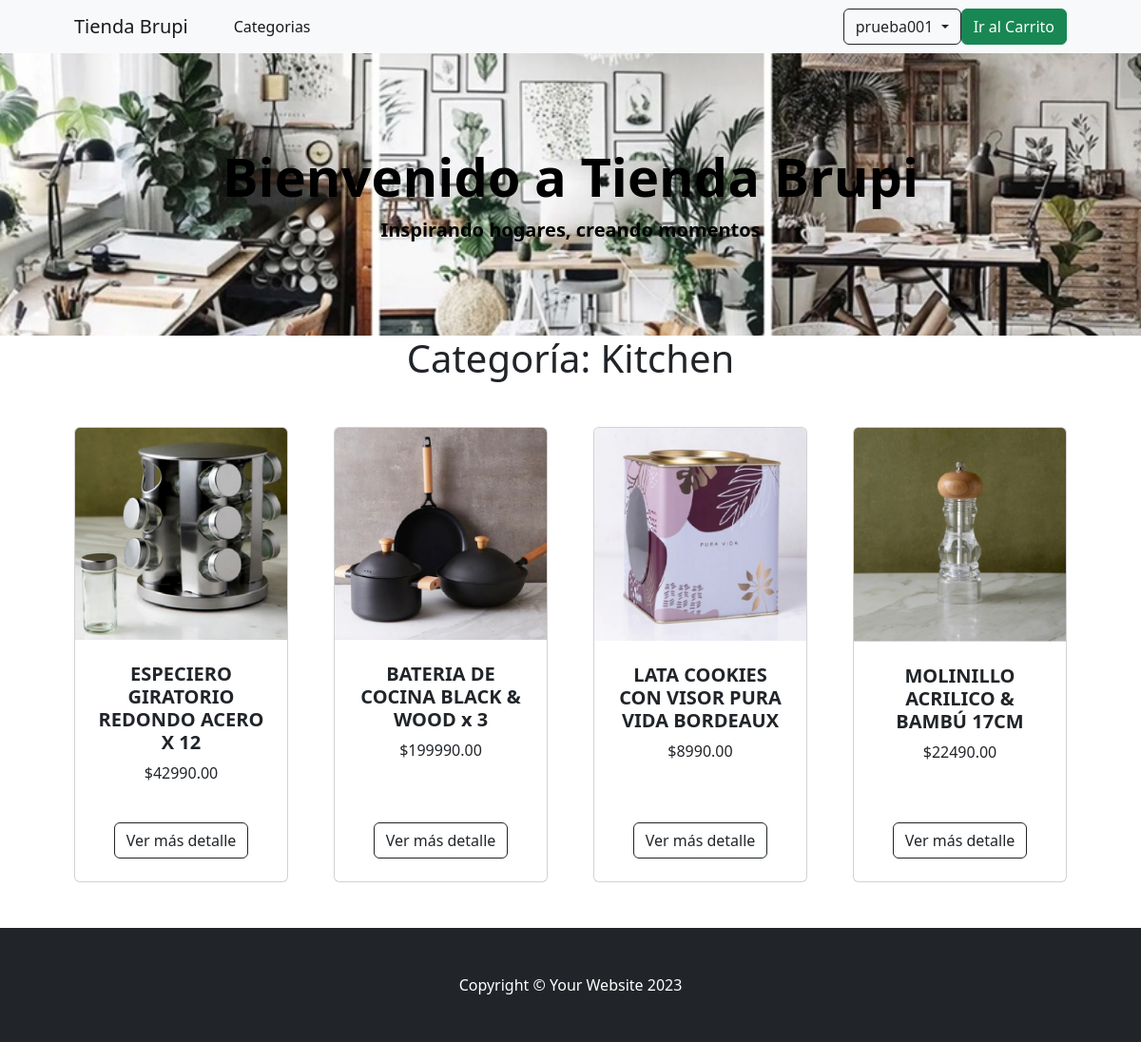
The page /AppProducto/categoria/Kitchen/ (signed in) on the database its author committed.
### AppProducto/models.py (models this page shows, shortened)
class Producto(models.Model):
    cod = models.CharField(max_length=20, unique=True)
    categoria = models.CharField(max_length=50)
    nombre = models.CharField(max_length=100)
    precio = models.DecimalField(max_digits=10, decimal_places=2)
    descripcion = models.TextField(blank=True)
    stock = models.PositiveIntegerField()
    imagen = models.ImageField(upload_to='productos/', blank=True, null=True)

### AppProducto/views.py (the view)
# urls.py: path('categoria/<str:categoria_nombre>/', views.productos_por_categoria, name='productos_por_categoria'),
def productos_por_categoria(request, categoria_nombre):
    productos = Producto.objects.filter(categoria__iexact=categoria_nombre)
    return render(request, 'AppCliente/catkitchen.html', {
        'productos': productos,
        'categoria': categoria_nombre.capitalize()
    })

### AppCliente/Template/AppCliente/catkitchen.html
{% extends "AppCliente/padre.html" %}
{% load static %}
{% block contenido %}
<h1 class="text-center">Categoría: {{ categoria }}</h1>
<div class="container px-4 px-lg-5 mt-5">
    <div class="row gx-4 gx-lg-5 row-cols-2 row-cols-md-3 row-cols-xl-4 justify-content-center">
        {% for producto in productos %}
        <div class="col mb-5">
            <div class="card h-100">
                <img class="card-img-top" src="{% static 'AppCliente/assets/img/'|add:producto.cod|add:'.jpg' %}" alt="{{ producto.nombre }}" />
                <div class="card-body p-4">
                    <div class="text-center">
                        <h5 class="fw-bolder">{{ producto.nombre }}</h5>
                        <p>${{ producto.precio }}</p>
                    </div>
                </div>
                <div class="card-footer p-4 pt-0 border-top-0 bg-transparent">
                    <div class="text-center">
                        <a class="btn btn-outline-dark mt-auto" href="{% url 'vista_productos' producto.id %}"> Ver más detalle</a>
                    </div>
                </div>
            </div>
        </div>
        {% empty %}
        <p class="text-center">No hay productos en esta categoría.</p>
        {% endfor %}
    </div>
</div>
{% endblock %}

### AppCliente/Template/AppCliente/padre.html (shortened to what this page needs)
<!DOCTYPE html>
<html lang="en">
    <head>
        {% load static %}
        <link href="https://cdn.jsdelivr.net/npm/bootstrap-icons@1.5.0/font/bootstrap-icons.css" rel="stylesheet" />
        <link href="{% static 'AppCliente/css/styles.css' %}" rel="stylesheet" />
    </head>
    <body>
        <nav class="navbar navbar-expand-lg navbar-light bg-light">
            <div class="container px-4 px-lg-5">
                <a class="navbar-brand" href="{% url 'inicioprin' %}">Tienda Brupi</a>
                <div class="collapse navbar-collapse" id="navbarSupportedContent">
                    <ul class="navbar-nav me-auto mb-2 mb-lg-0 ms-lg-4">
                        {% if request.user.is_authenticated %}
                        <li class="nav-item"><a class="nav-link active" aria-current="page" href="{% url 'categoria' %}">Categorias</a></li>
                        {% endif %}
                    </ul>
                    {% if request.user.is_authenticated %}
                    <div class="dropdown">
                        <button class="btn btn-outline-dark dropdown-toggle" type="button" id="userDropdown" data-bs-toggle="dropdown" aria-expanded="false">
                        {{ request.user.username }}
                        </button>
                    </div>
                    {% endif %}
                    {% if request.user.is_authenticated %}
                    <a class="btn btn-success" href="{% url 'vista_carrito' %}">Ir al Carrito</a>
                    {% endif %}
                </div>
            </div>
        </nav>
        <header class="bg-dark py-5">
            <div class="container px-4 px-lg-5 my-5">
                <div class="text-center text-white">
                    <h1 class="display-4 fw-bolder text-black">Bienvenido a Tienda Brupi</h1>
                    <p class="lead fw-bolder text-black">Inspirando hogares, creando momentos</p>
                </div>
            </div>
        </header>
        {% block contenido %}
        {% endblock%}
        <footer class="py-5 bg-dark">
            <div class="container"><p class="m-0 text-center text-white">Copyright &copy; Your Website 2023</p></div>
        </footer>
    </body>
</html>

### rows shown on the page
Producto: cod (picture), nombre "ESPECIERO GIRATORIO REDONDO ACERO X 12", precio "42990.00"
Producto: cod (picture), nombre "BATERIA DE COCINA BLACK & WOOD x 3", precio "199990.00"
Producto: cod (picture), nombre "LATA COOKIES CON VISOR PURA VIDA BORDEAUX", precio "8990.00"
Producto: cod (picture), nombre "MOLINILLO ACRILICO & BAMBÚ 17CM", precio "22490.00"

### other values the page prints
{{ request.user.username }} "prueba001"
{{ categoria }} "Kitchen"
